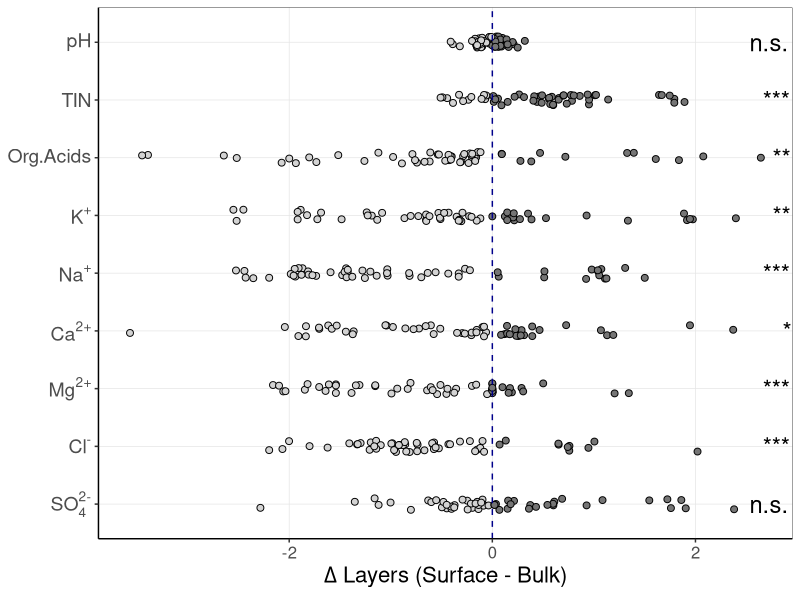

Recreate this plot in R. (Note: this script raises an error after producing the figure.)
# ==============================================================================
# Script 01: ANALYSIS OF THE CHEMICAL DATA

# Fig.2a: Paired differences in chemical content between layers ------------

# Load libraries ----
library(tidyverse)
library(reshape2)
library(ggplot2)

# Import filtered metadata ----
metadata <- read.csv("data/processed/metadata_filtered.csv")
rownames(metadata) <- metadata$Sample_ID
rows_to_remove <- c("H18_1_M", "H18_2_T_2")
metadata <- metadata[!(metadata$Sample_ID %in% rows_to_remove), ]

# Add subsite column ----
metadata$Subsite <- sub("_[^_]+$", "", metadata$Sample_ID)

# Log-transform chemical variables ----
# Function to handle zeros in log transformation
log_transform <- function(x) {
  log(x + (min(x[x > 0]) / 2))
}

# Apply log transformations
metadata$logChloride <- log_transform(metadata$chloride)
metadata$logTIN <- log_transform(metadata$TIN)
metadata$logAcids <- log_transform(metadata$acids)
metadata$logCalcium <- log_transform(metadata$calcium)
metadata$logSulfate <- log_transform(metadata$sulfate)
metadata$logFluoride <- log_transform(metadata$fluoride)
metadata$logBromide <- log_transform(metadata$bromide)
metadata$logPhosphate <- log_transform(metadata$phosphate)
metadata$logMagnesium <- log_transform(metadata$magnesium)
metadata$logSodium <- log_transform(metadata$sodium)
metadata$logPotassium <- log_transform(metadata$potassium)

# Calculate layer differences (Surface - Bulk) ----
env_alpha_data <- metadata %>% 
  select(Subsite, layer, logChloride, logTIN, logAcids, logCalcium, logSulfate,
         pH, logFluoride, logBromide, logPhosphate, logMagnesium, logSodium,
         logPotassium) %>% 
  group_by(Subsite, layer) %>% 
  summarise(across(where(is.numeric), mean, na.rm = TRUE), .groups = "drop")

env_delta <- env_alpha_data %>%
  pivot_wider(names_from = layer, 
              values_from = c(logChloride, logTIN, logAcids, logCalcium, logSulfate,
                              pH, logFluoride, logBromide, logPhosphate, logMagnesium, 
                              logSodium, logPotassium)) %>%
  mutate(across(ends_with("_Surface"), 
                ~ . - get(sub("_Surface", "_Bulk", cur_column())), 
                .names = "delta_{.col}")) %>% 
  select(Subsite, starts_with("delta_")) %>% 
  rename_with(~ gsub("_Surface$", "", .x)) %>%
  na.omit()

# Statistical testing: Wilcoxon test for each variable ----
variables <- c("logChloride", "logTIN", "logAcids", "logCalcium", "logSulfate",
               "pH", "logFluoride", "logBromide", "logPhosphate", "logMagnesium",
               "logSodium", "logPotassium")

pvals <- sapply(variables, function(var) {
  wilcox.test(env_delta[[paste0("delta_", var)]])$p.value
})

# Adjust p-values for multiple testing (FDR) ----
pvals_adj <- p.adjust(pvals, method = "fdr")

# Create significance labels ----
get_sig_label <- function(p) {
  ifelse(p < 0.001, "***",
         ifelse(p < 0.01, "**",
                ifelse(p < 0.05, "*", "n.s.")))
}

pvals_df <- data.frame(
  Variable = paste0("delta_", names(pvals)),
  p_adj = pvals_adj,
  sig_label = get_sig_label(pvals_adj)
)

# Prepare data for plotting ----
# Select variables to plot
plot_vars <- c("delta_pH", "delta_logTIN", "delta_logAcids", "delta_logPotassium", 
               "delta_logSodium", "delta_logCalcium", "delta_logMagnesium", 
               "delta_logChloride", "delta_logSulfate")

env_delta_long <- env_delta %>%
  select(Subsite, all_of(plot_vars)) %>%
  pivot_longer(cols = -Subsite, names_to = "Variable", values_to = "Value") %>%
  mutate(Variable = factor(Variable, levels = plot_vars))

# Merge with p-values
env_delta_long <- merge(env_delta_long, pvals_df, by = "Variable")

# Define variable labels with chemical notation ----
labels <- c(
  "delta_pH" = "pH",
  "delta_logTIN" = "TIN",
  "delta_logAcids" = "Org.Acids",
  "delta_logPotassium" = expression(K^'+'),
  "delta_logSodium" = expression(Na^'+'),
  "delta_logCalcium" = expression(Ca^'2+'),
  "delta_logMagnesium" = expression(Mg^'2+'),
  "delta_logChloride" = expression(Cl^'-'),
  "delta_logSulfate" = expression(SO[4]^'2-')
)

# Create plot ----
fig1a <- env_delta_long %>%
  ggplot(aes(x = Value, y = Variable, fill = Value >= 0)) +
  geom_jitter(width = 0, height = 0.1, size = 2, shape = 21, color = "black", stroke = 0.5) +
  geom_vline(xintercept = 0, linetype = "dashed", color = "darkblue", linewidth = 0.5) +
  scale_fill_manual(values = c("TRUE" = "gray46", "FALSE" = "lightgray")) +
  theme_classic() +
  xlab(expression(Delta ~ "Layers (Surface - Bulk)")) +
  scale_y_discrete(limits = rev(names(labels)), labels = labels) +
  theme(
    legend.title = element_text(size = 14, face = "bold"), 
    legend.text = element_text(size = 14),
    axis.title.x = element_text(size = 16, face = "bold"),
    axis.title.y = element_blank(),
    axis.text.x = element_text(size = 12), 
    axis.text.y = element_text(size = 14),
    strip.text = element_blank(),
    strip.background = element_blank(),
    legend.position = "none",
    panel.grid.major = element_line(color = "gray90", linewidth = 0.25),
    panel.border = element_rect(color = "black", fill = NA, linewidth = 0.25)
  ) + 
  geom_text(
    data = distinct(env_delta_long, Variable, sig_label),
    aes(x = Inf, y = Variable, label = sig_label),
    hjust = 1.1, size = 6, inherit.aes = FALSE
  )

# Save plot ----
ggsave("results/figures/fig2a.png", 
       plot = fig1a, 
       height = 4.5, 
       width = 6, 
       bg = "white", 
       dpi = 600)


# Fig. 2b: PCA  ----------------------------------------------------------

# Load libraries ----
library(tidyverse)
library(vegan)
library(ggrepel)

# Import filtered metadata ----
metadata <- read.csv("data/processed/metadata_filtered.csv")
rownames(metadata) <- metadata$Sample_ID

# Select chemical variables for PCA ----
chem_data <- metadata %>% 
  select(pH, sodium, potassium, magnesium, calcium, fluoride, chloride, 
         bromide, sulfate, phosphate, acids, TIN)

# Run PCA using rda with scaling ----
pca_chem <- rda(chem_data, scale = TRUE)

# Extract variance explained ----
eigenvalues <- pca_chem$CA$eig
variance_explained <- round(100 * eigenvalues / sum(eigenvalues), 2)

# Extract loadings (variable scores) ----
pca_variables <- as.data.frame(scores(pca_chem, display = "species"))
pca_variables$Variable <- rownames(pca_variables)

# Extract site scores ----
pca_scores <- as.data.frame(scores(pca_chem, display = "sites"))
pca_scores$layer <- metadata$layer
pca_scores$valley <- metadata$valley
pca_scores$site <- metadata$site

# Replace Other in valley with Peripheral
pca_scores$valley[pca_scores$valley == "Other"] <- "Peripheral"

# Calculate scaling factor for arrows ----
max_score <- max(abs(pca_scores$PC1), abs(pca_scores$PC2))
scale_factor <- max_score / max(abs(pca_variables$PC1), abs(pca_variables$PC2))

# Convert variable names to chemical notation ----
label_conversion <- c(
  "sodium" = "Na^'+'",
  "potassium" = "K^'+'",
  "magnesium" = "Mg^'2+'",
  "calcium" = "Ca^'2+'",
  "fluoride" = "F^'-'",
  "chloride" = "Cl^'-'",
  "bromide" = "Br^'-'",
  "sulfate" = "SO[4]^'2-'",
  "phosphate" = "PO[4]^'3-'",
  "acids" = "'Organic\\nAcids'", 
  "TIN" = "'Total Inorganic Nitrogen'"
)

pca_variables <- pca_variables %>%
  mutate(Variable = label_conversion[Variable])

# Define color palette ----
cbbPalette <- c("#000000","#E69F00","#56B4E9","#009E73",
                "#F0E442","#0072B2","#D55E00","#CC79A7")

# Create PCA plot ----
fig2b <- ggplot(pca_scores, aes(x = PC1, y = PC2, shape = layer, color = valley)) +
  geom_point(size = 3) +
  scale_shape_manual(values=c(1, 19))+
  labs(x = "PC1", y = "PC2") +
  theme_minimal()  +
  geom_segment(data = pca_variables, inherit.aes = FALSE,
               aes(x = 0, y = 0, xend = PC1 * scale_factor, yend = PC2 * scale_factor), 
               arrow = arrow(length = unit(0.3, "cm")),
               color = "grey", size = 0.5)  +
  geom_text_repel(data = pca_variables,inherit.aes = FALSE, 
                  aes(x = ifelse(Variable == "phosphate", PC1 * scale_factor * 0.1, PC1 * scale_factor), 
                      y = ifelse(Variable == "phosphate", PC2 * scale_factor * 0.1, PC2 * scale_factor), label = Variable),
                  vjust = 1, hjust = 1, size = 4, color = "black", parse = TRUE) +
  labs(x = paste0("PC1 (", variance_explained[1], "%)"),
       y = paste0("PC2 (", variance_explained[2], "%)"),
       shape = "Snow\nLayer", 
       color = "Valley") +
  scale_color_manual(values = cbbPalette) 

# Save plot ----
ggsave("results/figures/fig2b.png", 
       plot = p, 
       height = 10, 
       width = 10, 
       bg = "white", 
       dpi = 600)


# Fig. 2c; Fig. 2d - Spearman correlation analysis for chemical parameters by layer -------------------------------------

# Load libraries ----
library(tidyverse)
library(corrplot)
library(Hmisc)
library(vegan)

# Import filtered metadata ----
metadata <- read.csv("data/processed/metadata_filtered.csv")
rownames(metadata) <- metadata$Sample_ID

# Select only variables used in correlation analysis ----
metadata_corr <- metadata %>% 
  select(layer, elevation, pH, sodium, potassium, magnesium, calcium, 
         fluoride, chloride, bromide, sulfate, phosphate, acids, TIN)

# Standardize numeric variables ----
metadata_corr_std <- cbind(
  layer = metadata_corr$layer,
  decostand(metadata_corr[, !names(metadata_corr) %in% "layer"], "standardize", 2)
)

# Separate by layer ----
# Surface layer
metadata_surface <- metadata_corr_std %>% 
  filter(layer == "Surface") %>%
  select(-layer)

# Bulk layer
metadata_bulk <- metadata_corr_std %>% 
  filter(layer == "Bulk") %>%
  select(-layer)

# Custom labels with chemical notation ----
custom_labels <- c(
  "sodium" = ":Na^'+'",
  "potassium" = ":K^'+'",
  "magnesium" = ":Mg^'2+'",
  "calcium" = ":Ca^'2+'",
  "fluoride" = ":F^'-'",
  "chloride" = ":Cl^'-'",
  "bromide" = ":Br^'-'",
  "sulfate" = ":SO[4]^'2-'",
  "phosphate" = ":PO[4]^'3-'",
  "acids" = ":'Organic Acids'", 
  "TIN" = "TIN",
  "pH" = "pH",
  "elevation" = "Elevation"
)

# Spearman correlation for Surface layer ----
cor_surface <- cor(metadata_surface, use = "complete.obs")
res_surface <- rcorr(as.matrix(metadata_surface), type = "spearman")
res_surface$Padj <- matrix(p.adjust(res_surface$P, method = "BH"), 
                           ncol = ncol(cor_surface))

# Apply custom labels
colnames(cor_surface) <- custom_labels[colnames(cor_surface)]
rownames(cor_surface) <- custom_labels[rownames(cor_surface)]

# Plot Surface layer correlation ----
png("results/figures/fig2c.png", 
    width = 2000, height = 2000, res = 300) 
corrplot(cor_surface, p.mat = res_surface$P, method = 'square', 
         diag = FALSE, type = 'lower',
         sig.level = c(0.001, 0.01, 0.05), pch.cex = 1.5, 
         tl.col = "black", insig = 'label_sig', pch.col = 'grey20')
dev.off()

# Spearman correlation for Bulk layer ----
cor_bulk <- cor(metadata_bulk, use = "complete.obs")
res_bulk <- rcorr(as.matrix(metadata_bulk), type = "spearman")
res_bulk$Padj <- matrix(p.adjust(res_bulk$P, method = "BH"), 
                        ncol = ncol(cor_bulk))

# Apply custom labels
colnames(cor_bulk) <- custom_labels[colnames(cor_bulk)]
rownames(cor_bulk) <- custom_labels[rownames(cor_bulk)]

# Plot Bulk layer correlation ----
png("results/figures/fig2d.png", 
    width = 2000, height = 2000, res = 300) 
corrplot(cor_bulk, p.mat = res_bulk$P, method = 'square', 
         diag = FALSE, type = 'lower',
         sig.level = c(0.001, 0.01, 0.05), pch.cex = 1.5, 
         tl.col = "black", insig = 'label_sig', pch.col = 'grey20')
dev.off()
